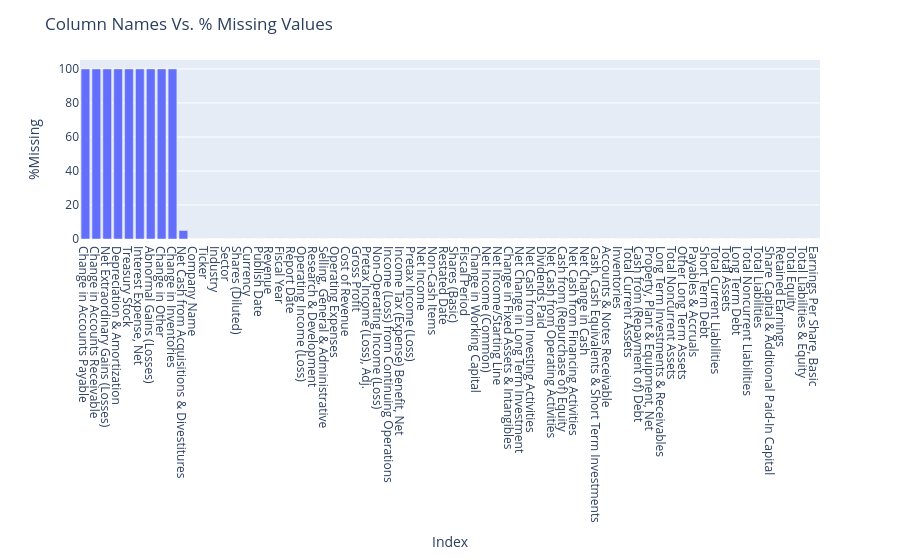

Notebook code for this chart:
### Code cell
#use Plotly Express to view missing values

fig = px.bar(percentage_missing_df, x = 'index', y = '%Missing')
fig.update_layout(title = dict(text = 'Column Names Vs. % Missing Values'),\
                  xaxis = dict(title = 'Index', tickmode = 'linear'))
fig.show()

### Figure 1 — Plotly figure (JSON) as saved in the notebook; plotly's stock layout.template omitted (floating-point values rounded to 4 significant figures)
{"data": [{"hovertemplate": "index=%{x}<br>%Missing=%{y}<extra></extra>", "legendgroup": "", "marker": {"color": "#636efa", "pattern": {"shape": ""}}, "name": "", "orientation": "v", "showlegend": false, "textposition": "auto", "type": "bar", "x": ["Change in Accounts Payable", "Change in Accounts Receivable", "Net Extraordinary Gains (Losses)", "Depreciation & Amortization", "Treasury Stock", "Interest Expense, Net", "Abnormal Gains (Losses)", "Change in Other", "Change in Inventories", "Net Cash from Acquisitions & Divestitures", "Company Name", "Ticker", "Industry", "Sector", "Shares (Diluted)", "Currency", "Publish Date", "Revenue", "Fiscal Year", "Report Date", "Operating Income (Loss)", "Research & Development", "Selling, General & Administrative", "Operating Expenses", "Cost of Revenue", "Gross Profit", "Pretax Income (Loss), Adj.", "Non-Operating Income (Loss)", "Income (Loss) from Continuing Operations", "Income Tax (Expense) Benefit, Net", "Pretax Income (Loss)", "Net Income", "Non-Cash Items", "Restated Date", "Shares (Basic)", "Fiscal Period", "Change in Working Capital", "Net Income (Common)", "Net Income/Starting Line", "Change in Fixed Assets & Intangibles", "Net Change in Long Term Investment", "Net Cash from Investing Activities", "Dividends Paid", "Net Cash from Operating Activities", "Cash from (Repurchase of) Equity", "Net Cash from Financing Activities", "Net Change in Cash", "Cash, Cash Equivalents & Short Term Investments", "Accounts & Notes Receivable", "Inventories", "Total Current Assets", "Cash from (Repayment of) Debt", "Property, Plant & Equipment, Net", "Long Term Investments & Receivables", "Total Noncurrent Assets", "Other Long Term Assets", "Payables & Accruals", "Short Term Debt", "Total Current Liabilities", "Total Assets", "Long Term Debt", "Total Noncurrent Liabilities", "Total Liabilities", "Share Capital & Additional Paid-In Capital", "Retained Earnings", "Total Equity", "Total Liabilities & Equity", "Earnings Per Share, Basic"], "xaxis": "x", "y": [100.0, 100.0, 100.0, 100.0, 100.0, 100.0, 100.0, 100.0, 100.0, 5.0, 0.0, 0.0, 0.0, 0.0, 0.0, 0.0, 0.0, 0.0, 0.0, 0.0, 0.0, 0.0, 0.0, 0.0, 0.0, 0.0, 0.0, 0.0, 0.0, 0.0, 0.0, 0.0, 0.0, 0.0, 0.0, 0.0, 0.0, 0.0, 0.0, 0.0, 0.0, 0.0, 0.0, 0.0, 0.0, 0.0, 0.0, 0.0, 0.0, 0.0, 0.0, 0.0, 0.0, 0.0, 0.0, 0.0, 0.0, 0.0, 0.0, 0.0, 0.0, 0.0, 0.0, 0.0, 0.0, 0.0, 0.0, 0.0], "yaxis": "y"}], "layout": {"barmode": "relative", "legend": {"tracegroupgap": 0}, "margin": {"t": 60}, "title": {"text": "Column Names Vs. % Missing Values"}, "xaxis": {"anchor": "y", "domain": [0, 1], "tickmode": "linear", "title": {"text": "Index"}}, "yaxis": {"anchor": "x", "domain": [0, 1], "title": {"text": "%Missing"}}}}
